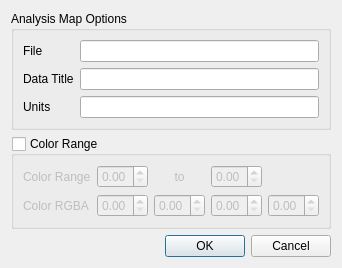
<?xml version="1.0" encoding="UTF-8"?>
<ui version="4.0">
 <class>AnalysisMapOptionsDialog</class>
 <widget class="QDialog" name="AnalysisMapOptionsDialog">
  <property name="geometry">
   <rect>
    <x>0</x>
    <y>0</y>
    <width>309</width>
    <height>237</height>
   </rect>
  </property>
  <property name="windowTitle">
   <string>Dialog</string>
  </property>
  <layout class="QGridLayout" name="gridLayout">
   <item row="0" column="0">
    <widget class="QGroupBox" name="mAnalysisMapGroupBox">
     <property name="sizePolicy">
      <sizepolicy hsizetype="Minimum" vsizetype="Expanding">
       <horstretch>0</horstretch>
       <verstretch>0</verstretch>
      </sizepolicy>
     </property>
     <property name="styleSheet">
      <string notr="true"/>
     </property>
     <property name="title">
      <string>Analysis Map Options</string>
     </property>
     <property name="flat">
      <bool>false</bool>
     </property>
     <layout class="QGridLayout" name="gridLayout_2">
      <item row="0" column="0">
       <widget class="QLabel" name="label">
        <property name="text">
         <string>File</string>
        </property>
       </widget>
      </item>
      <item row="2" column="0">
       <widget class="QLabel" name="label_3">
        <property name="text">
         <string>Data Title</string>
        </property>
       </widget>
      </item>
      <item row="4" column="0">
       <widget class="QLabel" name="label_4">
        <property name="text">
         <string>Units</string>
        </property>
       </widget>
      </item>
      <item row="0" column="1">
       <widget class="QLineEdit" name="mFileNameEdit"/>
      </item>
      <item row="2" column="1">
       <widget class="QLineEdit" name="mDataTitleEdit"/>
      </item>
      <item row="4" column="1">
       <widget class="QLineEdit" name="mUnitsEdit"/>
      </item>
     </layout>
    </widget>
   </item>
   <item row="1" column="0">
    <widget class="QGroupBox" name="mColorRangeGroupBox">
     <property name="sizePolicy">
      <sizepolicy hsizetype="Minimum" vsizetype="Expanding">
       <horstretch>0</horstretch>
       <verstretch>0</verstretch>
      </sizepolicy>
     </property>
     <property name="focusPolicy">
      <enum>Qt::ClickFocus</enum>
     </property>
     <property name="styleSheet">
      <string notr="true"/>
     </property>
     <property name="title">
      <string>Color Range</string>
     </property>
     <property name="flat">
      <bool>false</bool>
     </property>
     <property name="checkable">
      <bool>true</bool>
     </property>
     <property name="checked">
      <bool>false</bool>
     </property>
     <layout class="QGridLayout" name="gridLayout_3">
      <item row="0" column="0">
       <widget class="QLabel" name="label_9">
        <property name="text">
         <string>Color Range</string>
        </property>
       </widget>
      </item>
      <item row="0" column="2">
       <widget class="QLabel" name="label_12">
        <property name="text">
         <string>to</string>
        </property>
        <property name="alignment">
         <set>Qt::AlignCenter</set>
        </property>
       </widget>
      </item>
      <item row="0" column="3">
       <widget class="QDoubleSpinBox" name="mColorMaxSpinBox">
        <property name="maximum">
         <double>1.000000000000000</double>
        </property>
        <property name="singleStep">
         <double>0.100000000000000</double>
        </property>
       </widget>
      </item>
      <item row="0" column="1">
       <widget class="QDoubleSpinBox" name="mColorMinSpinBox">
        <property name="maximum">
         <double>1.000000000000000</double>
        </property>
        <property name="singleStep">
         <double>0.100000000000000</double>
        </property>
       </widget>
      </item>
      <item row="1" column="3">
       <widget class="QDoubleSpinBox" name="mBlueSpinBox">
        <property name="maximum">
         <double>1.000000000000000</double>
        </property>
        <property name="singleStep">
         <double>0.100000000000000</double>
        </property>
       </widget>
      </item>
      <item row="1" column="0">
       <widget class="QLabel" name="label_11">
        <property name="text">
         <string>Color RGBA</string>
        </property>
        <property name="alignment">
         <set>Qt::AlignLeading|Qt::AlignLeft|Qt::AlignVCenter</set>
        </property>
       </widget>
      </item>
      <item row="1" column="4">
       <widget class="QDoubleSpinBox" name="mAlphaSpinBox">
        <property name="maximum">
         <double>1.000000000000000</double>
        </property>
        <property name="singleStep">
         <double>0.100000000000000</double>
        </property>
       </widget>
      </item>
      <item row="1" column="1">
       <widget class="QDoubleSpinBox" name="mRedSpinBox">
        <property name="maximum">
         <double>1.000000000000000</double>
        </property>
        <property name="singleStep">
         <double>0.100000000000000</double>
        </property>
       </widget>
      </item>
      <item row="1" column="2">
       <widget class="QDoubleSpinBox" name="mGreenSpinBox">
        <property name="maximum">
         <double>1.000000000000000</double>
        </property>
        <property name="singleStep">
         <double>0.100000000000000</double>
        </property>
       </widget>
      </item>
     </layout>
    </widget>
   </item>
   <item row="2" column="0">
    <widget class="QDialogButtonBox" name="mButtonBox">
     <property name="orientation">
      <enum>Qt::Horizontal</enum>
     </property>
     <property name="standardButtons">
      <set>QDialogButtonBox::Cancel|QDialogButtonBox::Ok</set>
     </property>
    </widget>
   </item>
  </layout>
 </widget>
 <tabstops>
  <tabstop>mColorRangeGroupBox</tabstop>
 </tabstops>
 <resources/>
 <connections>
  <connection>
   <sender>mButtonBox</sender>
   <signal>accepted()</signal>
   <receiver>AnalysisMapOptionsDialog</receiver>
   <slot>accept()</slot>
   <hints>
    <hint type="sourcelabel">
     <x>248</x>
     <y>254</y>
    </hint>
    <hint type="destinationlabel">
     <x>157</x>
     <y>274</y>
    </hint>
   </hints>
  </connection>
  <connection>
   <sender>mButtonBox</sender>
   <signal>rejected()</signal>
   <receiver>AnalysisMapOptionsDialog</receiver>
   <slot>reject()</slot>
   <hints>
    <hint type="sourcelabel">
     <x>316</x>
     <y>260</y>
    </hint>
    <hint type="destinationlabel">
     <x>286</x>
     <y>274</y>
    </hint>
   </hints>
  </connection>
 </connections>
</ui>
